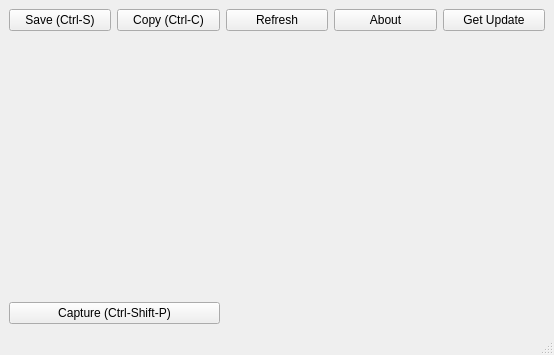
<?xml version="1.0" encoding="UTF-8"?>
<ui version="4.0">
 <class>MainWindow</class>
 <widget class="QMainWindow" name="MainWindow">
  <property name="geometry">
   <rect>
    <x>0</x>
    <y>0</y>
    <width>554</width>
    <height>355</height>
   </rect>
  </property>
  <property name="windowTitle">
   <string>ScreenShot-L</string>
  </property>
  <property name="windowIcon">
   <iconset resource="ScreenShot.qrc">
    <normaloff>:/SystemTray/icon.ico</normaloff>:/SystemTray/icon.ico</iconset>
  </property>
  <widget class="QWidget" name="centralwidget">
   <layout class="QGridLayout" name="gridLayout">
    <item row="0" column="1">
     <widget class="QPushButton" name="copy">
      <property name="text">
       <string>Copy (Ctrl-C)</string>
      </property>
      <property name="shortcut">
       <string>Ctrl+C</string>
      </property>
     </widget>
    </item>
    <item row="3" column="0" colspan="2">
     <widget class="QPushButton" name="start">
      <property name="text">
       <string>Capture (Ctrl-Shift-P)</string>
      </property>
     </widget>
    </item>
    <item row="0" column="0">
     <widget class="QPushButton" name="save">
      <property name="text">
       <string>Save (Ctrl-S)</string>
      </property>
      <property name="shortcut">
       <string>Ctrl+S</string>
      </property>
     </widget>
    </item>
    <item row="0" column="3">
     <widget class="QPushButton" name="about">
      <property name="text">
       <string>About</string>
      </property>
     </widget>
    </item>
    <item row="0" column="2">
     <widget class="QPushButton" name="refresh">
      <property name="text">
       <string>Refresh</string>
      </property>
     </widget>
    </item>
    <item row="0" column="4">
     <widget class="QPushButton" name="getupdate">
      <property name="text">
       <string>Get Update</string>
      </property>
     </widget>
    </item>
    <item row="2" column="0" colspan="5">
     <widget class="QLabel" name="show">
      <property name="text">
       <string/>
      </property>
     </widget>
    </item>
    <item row="3" column="2" colspan="3">
     <widget class="QLabel" name="status">
      <property name="text">
       <string/>
      </property>
     </widget>
    </item>
   </layout>
  </widget>
  <widget class="QMenuBar" name="menubar">
   <property name="geometry">
    <rect>
     <x>0</x>
     <y>0</y>
     <width>554</width>
     <height>23</height>
    </rect>
   </property>
  </widget>
  <widget class="QStatusBar" name="statusbar"/>
 </widget>
 <resources>
  <include location="ScreenShot.qrc"/>
 </resources>
 <connections/>
</ui>
